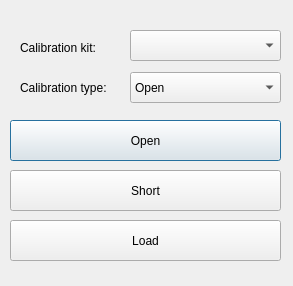
<?xml version="1.0" encoding="UTF-8"?>
<ui version="4.0">
 <class>cal_dialog</class>
 <widget class="QDialog" name="cal_dialog">
  <property name="windowModality">
   <enum>Qt::ApplicationModal</enum>
  </property>
  <property name="geometry">
   <rect>
    <x>0</x>
    <y>0</y>
    <width>293</width>
    <height>286</height>
   </rect>
  </property>
  <property name="windowTitle">
   <string>Calibration VNA</string>
  </property>
  <widget class="QPushButton" name="open_button">
   <property name="geometry">
    <rect>
     <x>10</x>
     <y>120</y>
     <width>271</width>
     <height>41</height>
    </rect>
   </property>
   <property name="text">
    <string>Open</string>
   </property>
  </widget>
  <widget class="QComboBox" name="cal_kit_combo">
   <property name="geometry">
    <rect>
     <x>130</x>
     <y>30</y>
     <width>151</width>
     <height>31</height>
    </rect>
   </property>
  </widget>
  <widget class="QLabel" name="cal_kit_label">
   <property name="geometry">
    <rect>
     <x>20</x>
     <y>40</y>
     <width>91</width>
     <height>16</height>
    </rect>
   </property>
   <property name="text">
    <string>Calibration kit:</string>
   </property>
  </widget>
  <widget class="QLabel" name="cal_type_label">
   <property name="enabled">
    <bool>true</bool>
   </property>
   <property name="geometry">
    <rect>
     <x>20</x>
     <y>80</y>
     <width>121</width>
     <height>16</height>
    </rect>
   </property>
   <property name="text">
    <string>Calibration type:</string>
   </property>
  </widget>
  <widget class="QComboBox" name="cal_type_combo">
   <property name="geometry">
    <rect>
     <x>130</x>
     <y>72</y>
     <width>151</width>
     <height>31</height>
    </rect>
   </property>
   <item>
    <property name="text">
     <string>Open</string>
    </property>
   </item>
   <item>
    <property name="text">
     <string>Short</string>
    </property>
   </item>
   <item>
    <property name="text">
     <string>Through</string>
    </property>
   </item>
  </widget>
  <widget class="QPushButton" name="short_button">
   <property name="geometry">
    <rect>
     <x>10</x>
     <y>170</y>
     <width>271</width>
     <height>41</height>
    </rect>
   </property>
   <property name="text">
    <string>Short</string>
   </property>
  </widget>
  <widget class="QPushButton" name="load_button">
   <property name="geometry">
    <rect>
     <x>10</x>
     <y>220</y>
     <width>271</width>
     <height>41</height>
    </rect>
   </property>
   <property name="text">
    <string>Load</string>
   </property>
  </widget>
 </widget>
 <resources/>
 <connections/>
</ui>
